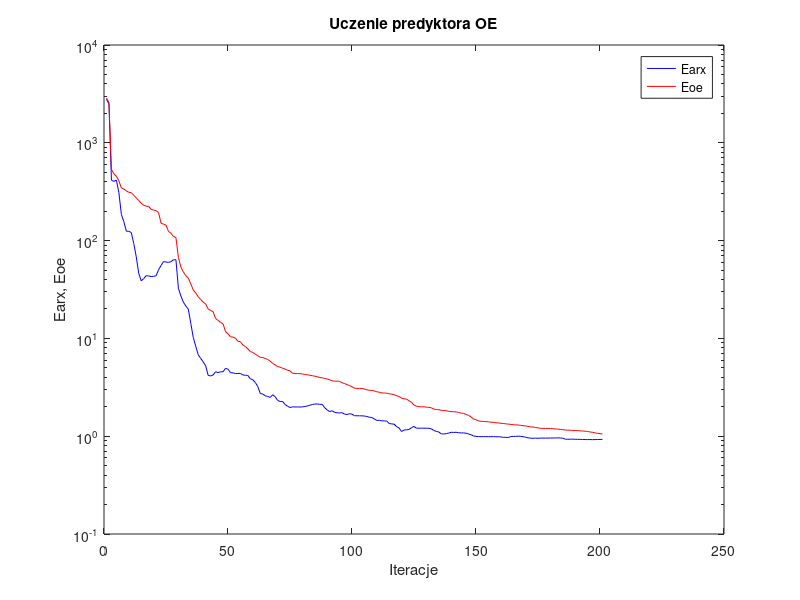
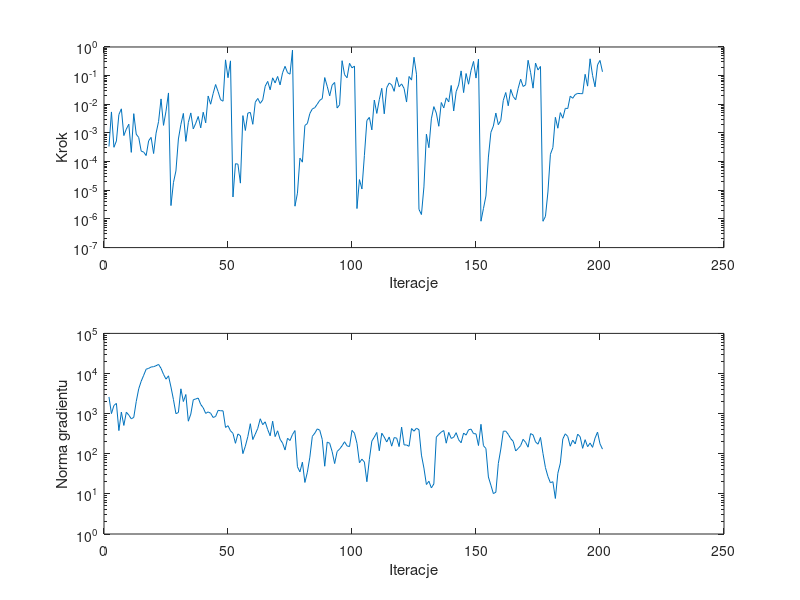

Write the MATLAB code that produced these figures, in order.
%uczenie predyktora oe
clear all;
n=0; farx(n+1)=2.795513e+003; foe(n+1)=2.864256e+003; wspucz(n+1)=0.000000e+000; ng(n+1)=0.000000e+000;
%odnowa zmiennej metryki
n=1; farx(n+1)=2.487820e+003; foe(n+1)=2.583068e+003; krok(n+1)=3.365951e-004; ng(n+1)=2.610829e+003;
n=2; farx(n+1)=4.146290e+002; foe(n+1)=5.328950e+002; krok(n+1)=5.414124e-003; ng(n+1)=1.001875e+003;
n=3; farx(n+1)=4.031729e+002; foe(n+1)=4.814458e+002; krok(n+1)=3.163070e-004; ng(n+1)=1.600933e+003;
n=4; farx(n+1)=4.155116e+002; foe(n+1)=4.538891e+002; krok(n+1)=5.252174e-004; ng(n+1)=1.801165e+003;
n=5; farx(n+1)=3.092473e+002; foe(n+1)=4.091931e+002; krok(n+1)=4.375565e-003; ng(n+1)=3.780821e+002;
n=6; farx(n+1)=1.852100e+002; foe(n+1)=3.447308e+002; krok(n+1)=6.947618e-003; ng(n+1)=1.094094e+003;
n=7; farx(n+1)=1.560894e+002; foe(n+1)=3.374380e+002; krok(n+1)=8.100612e-004; ng(n+1)=5.081140e+002;
n=8; farx(n+1)=1.247750e+002; foe(n+1)=3.223399e+002; krok(n+1)=1.364485e-003; ng(n+1)=1.084399e+003;
n=9; farx(n+1)=1.245293e+002; foe(n+1)=3.116008e+002; krok(n+1)=2.021905e-003; ng(n+1)=9.198396e+002;
n=10; farx(n+1)=1.209909e+002; foe(n+1)=3.094282e+002; krok(n+1)=2.102269e-004; ng(n+1)=7.427844e+002;
n=11; farx(n+1)=9.323635e+001; foe(n+1)=2.907362e+002; krok(n+1)=4.714228e-003; ng(n+1)=8.069154e+002;
n=12; farx(n+1)=6.845208e+001; foe(n+1)=2.734303e+002; krok(n+1)=9.053002e-004; ng(n+1)=2.007590e+003;
n=13; farx(n+1)=4.627380e+001; foe(n+1)=2.568927e+002; krok(n+1)=6.935224e-004; ng(n+1)=4.162402e+003;
n=14; farx(n+1)=3.883673e+001; foe(n+1)=2.411222e+002; krok(n+1)=2.326282e-004; ng(n+1)=6.420078e+003;
n=15; farx(n+1)=4.078311e+001; foe(n+1)=2.296432e+002; krok(n+1)=2.151397e-004; ng(n+1)=9.038430e+003;
n=16; farx(n+1)=4.383188e+001; foe(n+1)=2.251890e+002; krok(n+1)=1.629540e-004; ng(n+1)=1.281734e+004;
n=17; farx(n+1)=4.352808e+001; foe(n+1)=2.234401e+002; krok(n+1)=5.333277e-004; ng(n+1)=1.341790e+004;
n=18; farx(n+1)=4.290078e+001; foe(n+1)=2.086230e+002; krok(n+1)=7.010405e-004; ng(n+1)=1.454745e+004;
n=19; farx(n+1)=4.315184e+001; foe(n+1)=2.054769e+002; krok(n+1)=1.915864e-004; ng(n+1)=1.479340e+004;
n=20; farx(n+1)=4.363690e+001; foe(n+1)=2.020725e+002; krok(n+1)=9.854180e-004; ng(n+1)=1.564032e+004;
n=21; farx(n+1)=5.030580e+001; foe(n+1)=1.939697e+002; krok(n+1)=2.500228e-003; ng(n+1)=1.687036e+004;
n=22; farx(n+1)=5.562806e+001; foe(n+1)=1.507913e+002; krok(n+1)=1.542549e-002; ng(n+1)=1.342945e+004;
n=23; farx(n+1)=6.105094e+001; foe(n+1)=1.472313e+002; krok(n+1)=1.841613e-003; ng(n+1)=9.531835e+003;
n=24; farx(n+1)=6.037064e+001; foe(n+1)=1.438424e+002; krok(n+1)=5.767896e-003; ng(n+1)=7.232533e+003;
n=25; farx(n+1)=5.984959e+001; foe(n+1)=1.243713e+002; krok(n+1)=2.490870e-002; ng(n+1)=8.764897e+003;
%odnowa zmiennej metryki
n=26; farx(n+1)=6.090413e+001; foe(n+1)=1.186112e+002; krok(n+1)=2.923378e-006; ng(n+1)=4.600790e+003;
n=27; farx(n+1)=6.372565e+001; foe(n+1)=1.104605e+002; krok(n+1)=1.850942e-005; ng(n+1)=2.242726e+003;
n=28; farx(n+1)=6.371812e+001; foe(n+1)=1.073281e+002; krok(n+1)=4.729405e-005; ng(n+1)=9.987969e+002;
n=29; farx(n+1)=3.256611e+001; foe(n+1)=6.732042e+001; krok(n+1)=6.173058e-004; ng(n+1)=1.066315e+003;
n=30; farx(n+1)=2.719654e+001; foe(n+1)=5.353486e+001; krok(n+1)=1.982946e-003; ng(n+1)=4.152106e+003;
n=31; farx(n+1)=2.348748e+001; foe(n+1)=4.781048e+001; krok(n+1)=4.809146e-003; ng(n+1)=2.001247e+003;
n=32; farx(n+1)=2.142866e+001; foe(n+1)=4.375536e+001; krok(n+1)=5.080539e-004; ng(n+1)=2.997825e+003;
n=33; farx(n+1)=1.991845e+001; foe(n+1)=4.134300e+001; krok(n+1)=2.303305e-003; ng(n+1)=6.476984e+002;
n=34; farx(n+1)=1.423825e+001; foe(n+1)=3.605467e+001; krok(n+1)=5.000456e-003; ng(n+1)=9.735516e+002;
n=35; farx(n+1)=1.020830e+001; foe(n+1)=3.128664e+001; krok(n+1)=1.387045e-003; ng(n+1)=2.216813e+003;
n=36; farx(n+1)=8.297816e+000; foe(n+1)=2.911719e+001; krok(n+1)=2.186130e-003; ng(n+1)=2.324067e+003;
n=37; farx(n+1)=6.798056e+000; foe(n+1)=2.663041e+001; krok(n+1)=3.765398e-003; ng(n+1)=2.443022e+003;
n=38; farx(n+1)=6.247647e+000; foe(n+1)=2.498813e+001; krok(n+1)=1.505777e-003; ng(n+1)=1.690234e+003;
n=39; farx(n+1)=5.749603e+000; foe(n+1)=2.350576e+001; krok(n+1)=5.295103e-003; ng(n+1)=1.402380e+003;
n=40; farx(n+1)=5.238754e+000; foe(n+1)=2.250385e+001; krok(n+1)=2.254077e-003; ng(n+1)=1.013977e+003;
n=41; farx(n+1)=4.185303e+000; foe(n+1)=1.998949e+001; krok(n+1)=1.946507e-002; ng(n+1)=1.104718e+003;
n=42; farx(n+1)=4.131992e+000; foe(n+1)=1.931105e+001; krok(n+1)=1.007231e-002; ng(n+1)=1.022013e+003;
n=43; farx(n+1)=4.223152e+000; foe(n+1)=1.875716e+001; krok(n+1)=2.357847e-002; ng(n+1)=8.020114e+002;
n=44; farx(n+1)=4.559449e+000; foe(n+1)=1.597185e+001; krok(n+1)=4.904612e-002; ng(n+1)=8.503263e+002;
n=45; farx(n+1)=4.474253e+000; foe(n+1)=1.527560e+001; krok(n+1)=2.782508e-002; ng(n+1)=1.205962e+003;
n=46; farx(n+1)=4.554938e+000; foe(n+1)=1.459204e+001; krok(n+1)=1.450364e-002; ng(n+1)=1.180943e+003;
n=47; farx(n+1)=4.556551e+000; foe(n+1)=1.411600e+001; krok(n+1)=1.281894e-002; ng(n+1)=1.175312e+003;
n=48; farx(n+1)=4.947820e+000; foe(n+1)=1.174900e+001; krok(n+1)=3.556863e-001; ng(n+1)=4.529224e+002;
n=49; farx(n+1)=4.839884e+000; foe(n+1)=1.115674e+001; krok(n+1)=8.475198e-002; ng(n+1)=5.008087e+002;
n=50; farx(n+1)=4.466956e+000; foe(n+1)=1.037916e+001; krok(n+1)=3.278985e-001; ng(n+1)=3.740031e+002;
%odnowa zmiennej metryki
n=51; farx(n+1)=4.442270e+000; foe(n+1)=1.031790e+001; krok(n+1)=5.834398e-006; ng(n+1)=3.229464e+002;
n=52; farx(n+1)=4.371571e+000; foe(n+1)=1.007254e+001; krok(n+1)=8.459568e-005; ng(n+1)=1.823730e+002;
n=53; farx(n+1)=4.376805e+000; foe(n+1)=9.343557e+000; krok(n+1)=8.147519e-005; ng(n+1)=3.119133e+002;
n=54; farx(n+1)=4.389464e+000; foe(n+1)=9.248336e+000; krok(n+1)=1.775984e-005; ng(n+1)=2.811503e+002;
n=55; farx(n+1)=4.229794e+000; foe(n+1)=8.567439e+000; krok(n+1)=4.027729e-003; ng(n+1)=1.008204e+002;
n=56; farx(n+1)=4.200277e+000; foe(n+1)=8.251151e+000; krok(n+1)=1.220049e-003; ng(n+1)=1.546901e+002;
n=57; farx(n+1)=4.182102e+000; foe(n+1)=7.823716e+000; krok(n+1)=4.935931e-003; ng(n+1)=2.687289e+002;
n=58; farx(n+1)=3.866284e+000; foe(n+1)=7.344420e+000; krok(n+1)=5.214527e-003; ng(n+1)=5.609681e+002;
n=59; farx(n+1)=3.777156e+000; foe(n+1)=7.179822e+000; krok(n+1)=2.004465e-003; ng(n+1)=2.260525e+002;
n=60; farx(n+1)=3.547347e+000; foe(n+1)=6.907082e+000; krok(n+1)=1.183052e-002; ng(n+1)=3.084306e+002;
n=61; farx(n+1)=3.227106e+000; foe(n+1)=6.654567e+000; krok(n+1)=1.601914e-002; ng(n+1)=4.293002e+002;
n=62; farx(n+1)=2.735877e+000; foe(n+1)=6.404166e+000; krok(n+1)=1.078150e-002; ng(n+1)=7.447627e+002;
n=63; farx(n+1)=2.700438e+000; foe(n+1)=6.374437e+000; krok(n+1)=1.423801e-002; ng(n+1)=5.305177e+002;
n=64; farx(n+1)=2.591291e+000; foe(n+1)=6.233294e+000; krok(n+1)=4.284718e-002; ng(n+1)=6.254587e+002;
n=65; farx(n+1)=2.548918e+000; foe(n+1)=6.096668e+000; krok(n+1)=6.306675e-002; ng(n+1)=4.015892e+002;
n=66; farx(n+1)=2.492174e+000; foe(n+1)=5.862192e+000; krok(n+1)=3.209254e-002; ng(n+1)=2.806157e+002;
n=67; farx(n+1)=2.653246e+000; foe(n+1)=5.555019e+000; krok(n+1)=8.388517e-002; ng(n+1)=6.483775e+002;
n=68; farx(n+1)=2.538960e+000; foe(n+1)=5.357114e+000; krok(n+1)=5.576355e-002; ng(n+1)=2.677382e+002;
n=69; farx(n+1)=2.323796e+000; foe(n+1)=5.157127e+000; krok(n+1)=9.373676e-002; ng(n+1)=3.731018e+002;
n=70; farx(n+1)=2.265344e+000; foe(n+1)=5.085886e+000; krok(n+1)=4.757597e-002; ng(n+1)=2.297825e+002;
n=71; farx(n+1)=2.263222e+000; foe(n+1)=4.957699e+000; krok(n+1)=1.261335e-001; ng(n+1)=1.845307e+002;
n=72; farx(n+1)=2.113837e+000; foe(n+1)=4.858637e+000; krok(n+1)=2.114442e-001; ng(n+1)=1.240607e+002;
n=73; farx(n+1)=2.025870e+000; foe(n+1)=4.731059e+000; krok(n+1)=1.269153e-001; ng(n+1)=2.433814e+002;
n=74; farx(n+1)=1.966083e+000; foe(n+1)=4.651717e+000; krok(n+1)=1.125137e-001; ng(n+1)=2.136097e+002;
n=75; farx(n+1)=1.995587e+000; foe(n+1)=4.407682e+000; krok(n+1)=7.771907e-001; ng(n+1)=3.017820e+002;
%odnowa zmiennej metryki
n=76; farx(n+1)=1.990825e+000; foe(n+1)=4.370576e+000; krok(n+1)=2.785262e-006; ng(n+1)=3.783460e+002;
n=77; farx(n+1)=1.989946e+000; foe(n+1)=4.369129e+000; krok(n+1)=7.938342e-006; ng(n+1)=4.742711e+001;
n=78; farx(n+1)=1.988018e+000; foe(n+1)=4.360155e+000; krok(n+1)=1.323135e-004; ng(n+1)=3.539904e+001;
n=79; farx(n+1)=1.992991e+000; foe(n+1)=4.332254e+000; krok(n+1)=9.579321e-005; ng(n+1)=6.167004e+001;
n=80; farx(n+1)=2.013149e+000; foe(n+1)=4.279312e+000; krok(n+1)=1.830478e-003; ng(n+1)=1.926716e+001;
n=81; farx(n+1)=2.035512e+000; foe(n+1)=4.243314e+000; krok(n+1)=2.132304e-003; ng(n+1)=3.471573e+001;
n=82; farx(n+1)=2.074354e+000; foe(n+1)=4.196370e+000; krok(n+1)=4.776032e-003; ng(n+1)=8.210067e+001;
n=83; farx(n+1)=2.109154e+000; foe(n+1)=4.154051e+000; krok(n+1)=6.905382e-003; ng(n+1)=2.715907e+002;
n=84; farx(n+1)=2.131325e+000; foe(n+1)=4.108765e+000; krok(n+1)=7.626318e-003; ng(n+1)=3.255885e+002;
n=85; farx(n+1)=2.136718e+000; foe(n+1)=4.054067e+000; krok(n+1)=1.012568e-002; ng(n+1)=4.170530e+002;
n=86; farx(n+1)=2.116074e+000; foe(n+1)=3.980582e+000; krok(n+1)=1.378623e-002; ng(n+1)=3.857034e+002;
n=87; farx(n+1)=2.117799e+000; foe(n+1)=3.955388e+000; krok(n+1)=1.576669e-002; ng(n+1)=2.276474e+002;
n=88; farx(n+1)=1.952525e+000; foe(n+1)=3.897360e+000; krok(n+1)=8.569436e-002; ng(n+1)=4.890765e+001;
n=89; farx(n+1)=1.855169e+000; foe(n+1)=3.843486e+000; krok(n+1)=4.254539e-002; ng(n+1)=1.952647e+002;
n=90; farx(n+1)=1.786010e+000; foe(n+1)=3.783309e+000; krok(n+1)=1.974372e-002; ng(n+1)=1.824062e+002;
n=91; farx(n+1)=1.820076e+000; foe(n+1)=3.685407e+000; krok(n+1)=4.663645e-002; ng(n+1)=1.127892e+002;
n=92; farx(n+1)=1.750952e+000; foe(n+1)=3.654926e+000; krok(n+1)=5.793922e-002; ng(n+1)=5.697057e+001;
n=93; farx(n+1)=1.735852e+000; foe(n+1)=3.647942e+000; krok(n+1)=7.409251e-003; ng(n+1)=1.137586e+002;
n=94; farx(n+1)=1.728530e+000; foe(n+1)=3.643254e+000; krok(n+1)=9.618292e-003; ng(n+1)=1.310068e+002;
n=95; farx(n+1)=1.739438e+000; foe(n+1)=3.515641e+000; krok(n+1)=3.321888e-001; ng(n+1)=1.582816e+002;
n=96; farx(n+1)=1.681952e+000; foe(n+1)=3.456730e+000; krok(n+1)=1.081188e-001; ng(n+1)=1.992383e+002;
n=97; farx(n+1)=1.665772e+000; foe(n+1)=3.364689e+000; krok(n+1)=8.430727e-002; ng(n+1)=1.570042e+002;
n=98; farx(n+1)=1.699454e+000; foe(n+1)=3.294889e+000; krok(n+1)=2.688700e-001; ng(n+1)=1.511296e+002;
n=99; farx(n+1)=1.679862e+000; foe(n+1)=3.205537e+000; krok(n+1)=1.872762e-001; ng(n+1)=3.830086e+002;
n=100; farx(n+1)=1.618794e+000; foe(n+1)=3.091996e+000; krok(n+1)=2.152723e-001; ng(n+1)=3.247918e+002;
%odnowa zmiennej metryki
n=101; farx(n+1)=1.618286e+000; foe(n+1)=3.084336e+000; krok(n+1)=2.301869e-006; ng(n+1)=1.820921e+002;
n=102; farx(n+1)=1.616853e+000; foe(n+1)=3.079731e+000; krok(n+1)=2.360381e-005; ng(n+1)=5.982698e+001;
n=103; farx(n+1)=1.614453e+000; foe(n+1)=3.075757e+000; krok(n+1)=1.109569e-005; ng(n+1)=7.333222e+001;
n=104; farx(n+1)=1.608105e+000; foe(n+1)=3.039447e+000; krok(n+1)=1.654388e-004; ng(n+1)=6.209450e+001;
n=105; farx(n+1)=1.589224e+000; foe(n+1)=2.981844e+000; krok(n+1)=2.722891e-003; ng(n+1)=2.009558e+001;
n=106; farx(n+1)=1.563150e+000; foe(n+1)=2.950101e+000; krok(n+1)=3.499183e-003; ng(n+1)=7.246068e+001;
n=107; farx(n+1)=1.552057e+000; foe(n+1)=2.940079e+000; krok(n+1)=1.280854e-003; ng(n+1)=2.065120e+002;
n=108; farx(n+1)=1.501125e+000; foe(n+1)=2.903799e+000; krok(n+1)=1.406421e-002; ng(n+1)=2.612887e+002;
n=109; farx(n+1)=1.450492e+000; foe(n+1)=2.848432e+000; krok(n+1)=4.801295e-003; ng(n+1)=3.397293e+002;
n=110; farx(n+1)=1.453705e+000; foe(n+1)=2.817492e+000; krok(n+1)=1.448480e-002; ng(n+1)=1.187999e+002;
n=111; farx(n+1)=1.434575e+000; foe(n+1)=2.769794e+000; krok(n+1)=3.616714e-002; ng(n+1)=3.254530e+002;
n=112; farx(n+1)=1.436002e+000; foe(n+1)=2.764266e+000; krok(n+1)=4.664313e-003; ng(n+1)=2.601865e+002;
n=113; farx(n+1)=1.426919e+000; foe(n+1)=2.754672e+000; krok(n+1)=3.809184e-002; ng(n+1)=1.964317e+002;
n=114; farx(n+1)=1.349371e+000; foe(n+1)=2.718034e+000; krok(n+1)=5.536703e-002; ng(n+1)=2.619351e+002;
n=115; farx(n+1)=1.335157e+000; foe(n+1)=2.688978e+000; krok(n+1)=4.756755e-002; ng(n+1)=1.546965e+002;
n=116; farx(n+1)=1.328342e+000; foe(n+1)=2.654985e+000; krok(n+1)=2.835564e-002; ng(n+1)=2.525364e+002;
n=117; farx(n+1)=1.252178e+000; foe(n+1)=2.590128e+000; krok(n+1)=8.693674e-002; ng(n+1)=2.463448e+002;
n=118; farx(n+1)=1.211054e+000; foe(n+1)=2.549130e+000; krok(n+1)=4.095813e-002; ng(n+1)=1.508857e+002;
n=119; farx(n+1)=1.116534e+000; foe(n+1)=2.448449e+000; krok(n+1)=5.157588e-002; ng(n+1)=4.616136e+002;
n=120; farx(n+1)=1.155612e+000; foe(n+1)=2.409479e+000; krok(n+1)=3.571281e-002; ng(n+1)=1.662367e+002;
n=121; farx(n+1)=1.163471e+000; foe(n+1)=2.393000e+000; krok(n+1)=1.199953e-002; ng(n+1)=1.654758e+002;
n=122; farx(n+1)=1.171557e+000; foe(n+1)=2.306079e+000; krok(n+1)=9.349969e-002; ng(n+1)=1.532946e+002;
n=123; farx(n+1)=1.222027e+000; foe(n+1)=2.217832e+000; krok(n+1)=6.995615e-002; ng(n+1)=4.250071e+002;
n=124; farx(n+1)=1.259108e+000; foe(n+1)=2.085942e+000; krok(n+1)=4.385923e-001; ng(n+1)=3.648027e+002;
n=125; farx(n+1)=1.207356e+000; foe(n+1)=2.025167e+000; krok(n+1)=1.124683e-001; ng(n+1)=4.343141e+002;
%odnowa zmiennej metryki
n=126; farx(n+1)=1.207502e+000; foe(n+1)=2.000996e+000; krok(n+1)=2.158092e-006; ng(n+1)=3.961435e+002;
n=127; farx(n+1)=1.207690e+000; foe(n+1)=1.999890e+000; krok(n+1)=1.424062e-006; ng(n+1)=9.250269e+001;
n=128; farx(n+1)=1.208422e+000; foe(n+1)=1.997803e+000; krok(n+1)=1.308609e-005; ng(n+1)=4.397543e+001;
n=129; farx(n+1)=1.206845e+000; foe(n+1)=1.980239e+000; krok(n+1)=9.053002e-004; ng(n+1)=1.711934e+001;
n=130; farx(n+1)=1.204142e+000; foe(n+1)=1.973572e+000; krok(n+1)=3.063017e-004; ng(n+1)=2.064870e+001;
n=131; farx(n+1)=1.189780e+000; foe(n+1)=1.952233e+000; krok(n+1)=3.111744e-003; ng(n+1)=1.409945e+001;
n=132; farx(n+1)=1.145268e+000; foe(n+1)=1.893367e+000; krok(n+1)=8.300976e-003; ng(n+1)=1.770103e+001;
n=133; farx(n+1)=1.119099e+000; foe(n+1)=1.875211e+000; krok(n+1)=4.944619e-003; ng(n+1)=2.603739e+002;
n=134; farx(n+1)=1.104300e+000; foe(n+1)=1.866470e+000; krok(n+1)=1.713514e-003; ng(n+1)=3.044225e+002;
n=135; farx(n+1)=1.055762e+000; foe(n+1)=1.838437e+000; krok(n+1)=1.153579e-002; ng(n+1)=3.470939e+002;
n=136; farx(n+1)=1.053147e+000; foe(n+1)=1.829718e+000; krok(n+1)=7.479896e-003; ng(n+1)=3.793196e+002;
n=137; farx(n+1)=1.061762e+000; foe(n+1)=1.819773e+000; krok(n+1)=1.676647e-002; ng(n+1)=1.834098e+002;
n=138; farx(n+1)=1.074910e+000; foe(n+1)=1.798529e+000; krok(n+1)=1.216238e-002; ng(n+1)=3.409083e+002;
n=139; farx(n+1)=1.096869e+000; foe(n+1)=1.781443e+000; krok(n+1)=4.544795e-002; ng(n+1)=2.413642e+002;
n=140; farx(n+1)=1.092446e+000; foe(n+1)=1.779395e+000; krok(n+1)=5.858547e-003; ng(n+1)=2.573140e+002;
n=141; farx(n+1)=1.096735e+000; foe(n+1)=1.773010e+000; krok(n+1)=2.768352e-002; ng(n+1)=3.350104e+002;
n=142; farx(n+1)=1.086028e+000; foe(n+1)=1.751442e+000; krok(n+1)=4.732206e-002; ng(n+1)=2.233664e+002;
n=143; farx(n+1)=1.079144e+000; foe(n+1)=1.721038e+000; krok(n+1)=1.464036e-001; ng(n+1)=1.879603e+002;
n=144; farx(n+1)=1.081781e+000; foe(n+1)=1.712921e+000; krok(n+1)=2.563788e-002; ng(n+1)=3.282634e+002;
n=145; farx(n+1)=1.071668e+000; foe(n+1)=1.661942e+000; krok(n+1)=1.186921e-001; ng(n+1)=2.913897e+002;
n=146; farx(n+1)=1.054650e+000; foe(n+1)=1.636342e+000; krok(n+1)=5.019954e-002; ng(n+1)=3.958461e+002;
n=147; farx(n+1)=1.035026e+000; foe(n+1)=1.573523e+000; krok(n+1)=1.522124e-001; ng(n+1)=4.111382e+002;
n=148; farx(n+1)=1.004834e+000; foe(n+1)=1.500597e+000; krok(n+1)=3.134036e-001; ng(n+1)=3.180546e+002;
n=149; farx(n+1)=9.969875e-001; foe(n+1)=1.471391e+000; krok(n+1)=8.219922e-002; ng(n+1)=3.132514e+002;
n=150; farx(n+1)=9.903311e-001; foe(n+1)=1.434698e+000; krok(n+1)=3.791860e-001; ng(n+1)=1.602874e+002;
%odnowa zmiennej metryki
n=151; farx(n+1)=9.900033e-001; foe(n+1)=1.419399e+000; krok(n+1)=8.331818e-007; ng(n+1)=5.422409e+002;
n=152; farx(n+1)=9.899061e-001; foe(n+1)=1.415239e+000; krok(n+1)=2.297247e-006; ng(n+1)=1.592894e+002;
n=153; farx(n+1)=9.905441e-001; foe(n+1)=1.408315e+000; krok(n+1)=6.325379e-006; ng(n+1)=1.349566e+002;
n=154; farx(n+1)=9.894877e-001; foe(n+1)=1.403583e+000; krok(n+1)=1.442347e-004; ng(n+1)=2.635843e+001;
n=155; farx(n+1)=9.891111e-001; foe(n+1)=1.390260e+000; krok(n+1)=1.047362e-003; ng(n+1)=1.647674e+001;
n=156; farx(n+1)=9.900210e-001; foe(n+1)=1.386307e+000; krok(n+1)=1.737584e-003; ng(n+1)=1.017809e+001;
n=157; farx(n+1)=9.876916e-001; foe(n+1)=1.372905e+000; krok(n+1)=4.949772e-003; ng(n+1)=1.098745e+001;
n=158; farx(n+1)=9.874801e-001; foe(n+1)=1.365733e+000; krok(n+1)=1.940831e-003; ng(n+1)=5.724776e+001;
n=159; farx(n+1)=9.844329e-001; foe(n+1)=1.355678e+000; krok(n+1)=2.739044e-003; ng(n+1)=1.308301e+002;
n=160; farx(n+1)=9.737436e-001; foe(n+1)=1.348684e+000; krok(n+1)=1.370811e-002; ng(n+1)=3.642093e+002;
n=161; farx(n+1)=9.731211e-001; foe(n+1)=1.337569e+000; krok(n+1)=2.578794e-002; ng(n+1)=3.663528e+002;
n=162; farx(n+1)=9.688942e-001; foe(n+1)=1.330166e+000; krok(n+1)=8.891335e-003; ng(n+1)=3.048508e+002;
n=163; farx(n+1)=9.910715e-001; foe(n+1)=1.320172e+000; krok(n+1)=3.300845e-002; ng(n+1)=2.377577e+002;
n=164; farx(n+1)=9.951571e-001; foe(n+1)=1.311152e+000; krok(n+1)=1.863402e-002; ng(n+1)=2.034595e+002;
n=165; farx(n+1)=9.952663e-001; foe(n+1)=1.305752e+000; krok(n+1)=1.438335e-002; ng(n+1)=1.172448e+002;
n=166; farx(n+1)=1.001916e+000; foe(n+1)=1.302336e+000; krok(n+1)=3.598781e-002; ng(n+1)=1.353741e+002;
n=167; farx(n+1)=9.959410e-001; foe(n+1)=1.291085e+000; krok(n+1)=7.533713e-002; ng(n+1)=1.600895e+002;
n=168; farx(n+1)=9.899386e-001; foe(n+1)=1.283287e+000; krok(n+1)=4.175576e-002; ng(n+1)=2.292469e+002;
n=169; farx(n+1)=9.757188e-001; foe(n+1)=1.274242e+000; krok(n+1)=4.784719e-002; ng(n+1)=1.923620e+002;
n=170; farx(n+1)=9.636411e-001; foe(n+1)=1.259977e+000; krok(n+1)=3.435737e-001; ng(n+1)=1.457468e+002;
n=171; farx(n+1)=9.552815e-001; foe(n+1)=1.246006e+000; krok(n+1)=1.306634e-001; ng(n+1)=3.178856e+002;
n=172; farx(n+1)=9.515847e-001; foe(n+1)=1.242277e+000; krok(n+1)=3.661089e-002; ng(n+1)=2.954262e+002;
n=173; farx(n+1)=9.555683e-001; foe(n+1)=1.227761e+000; krok(n+1)=2.745822e-001; ng(n+1)=1.981016e+002;
n=174; farx(n+1)=9.517664e-001; foe(n+1)=1.217916e+000; krok(n+1)=1.578639e-001; ng(n+1)=1.730936e+002;
n=175; farx(n+1)=9.565748e-001; foe(n+1)=1.203040e+000; krok(n+1)=2.089206e-001; ng(n+1)=2.552483e+002;
%odnowa zmiennej metryki
n=176; farx(n+1)=9.565105e-001; foe(n+1)=1.202526e+000; krok(n+1)=8.298768e-007; ng(n+1)=1.022104e+002;
n=177; farx(n+1)=9.565038e-001; foe(n+1)=1.202371e+000; krok(n+1)=1.225769e-006; ng(n+1)=4.510792e+001;
n=178; farx(n+1)=9.567356e-001; foe(n+1)=1.201921e+000; krok(n+1)=8.718949e-006; ng(n+1)=2.715725e+001;
n=179; farx(n+1)=9.576018e-001; foe(n+1)=1.199047e+000; krok(n+1)=1.802468e-004; ng(n+1)=1.896570e+001;
n=180; farx(n+1)=9.589414e-001; foe(n+1)=1.193467e+000; krok(n+1)=3.079053e-004; ng(n+1)=2.012925e+001;
n=181; farx(n+1)=9.597769e-001; foe(n+1)=1.184622e+000; krok(n+1)=3.516052e-003; ng(n+1)=7.681477e+000;
n=182; farx(n+1)=9.609620e-001; foe(n+1)=1.181817e+000; krok(n+1)=1.463096e-003; ng(n+1)=3.259115e+001;
n=183; farx(n+1)=9.600113e-001; foe(n+1)=1.172181e+000; krok(n+1)=5.119766e-003; ng(n+1)=5.817822e+001;
n=184; farx(n+1)=9.542194e-001; foe(n+1)=1.167570e+000; krok(n+1)=3.264384e-003; ng(n+1)=2.332905e+002;
n=185; farx(n+1)=9.323108e-001; foe(n+1)=1.156001e+000; krok(n+1)=7.251821e-003; ng(n+1)=3.139780e+002;
n=186; farx(n+1)=9.299628e-001; foe(n+1)=1.153033e+000; krok(n+1)=7.117955e-003; ng(n+1)=2.694196e+002;
n=187; farx(n+1)=9.326791e-001; foe(n+1)=1.151263e+000; krok(n+1)=1.922414e-002; ng(n+1)=1.541572e+002;
n=188; farx(n+1)=9.328542e-001; foe(n+1)=1.146940e+000; krok(n+1)=1.625772e-002; ng(n+1)=2.188604e+002;
n=189; farx(n+1)=9.298696e-001; foe(n+1)=1.143526e+000; krok(n+1)=2.183177e-002; ng(n+1)=1.762256e+002;
n=190; farx(n+1)=9.291607e-001; foe(n+1)=1.139955e+000; krok(n+1)=2.399905e-002; ng(n+1)=3.081172e+002;
n=191; farx(n+1)=9.278532e-001; foe(n+1)=1.135478e+000; krok(n+1)=2.366103e-002; ng(n+1)=2.655018e+002;
n=192; farx(n+1)=9.265609e-001; foe(n+1)=1.129599e+000; krok(n+1)=2.340953e-002; ng(n+1)=1.365520e+002;
n=193; farx(n+1)=9.244940e-001; foe(n+1)=1.124864e+000; krok(n+1)=1.114169e-001; ng(n+1)=2.242861e+002;
n=194; farx(n+1)=9.233032e-001; foe(n+1)=1.118880e+000; krok(n+1)=4.305393e-002; ng(n+1)=1.501041e+002;
n=195; farx(n+1)=9.242735e-001; foe(n+1)=1.104212e+000; krok(n+1)=3.867248e-001; ng(n+1)=1.849810e+002;
n=196; farx(n+1)=9.219450e-001; foe(n+1)=1.096327e+000; krok(n+1)=1.022485e-001; ng(n+1)=1.443104e+002;
n=197; farx(n+1)=9.235276e-001; foe(n+1)=1.080858e+000; krok(n+1)=4.069805e-002; ng(n+1)=2.454667e+002;
n=198; farx(n+1)=9.245426e-001; foe(n+1)=1.072033e+000; krok(n+1)=2.378132e-001; ng(n+1)=3.465291e+002;
n=199; farx(n+1)=9.270972e-001; foe(n+1)=1.061671e+000; krok(n+1)=3.394051e-001; ng(n+1)=1.767073e+002;
n=200; farx(n+1)=9.275402e-001; foe(n+1)=1.053393e+000; krok(n+1)=1.362955e-001; ng(n+1)=1.304342e+002;

figure; semilogy(farx,'b'); hold on; semilogy(foe,'r'); xlabel('Iteracje'); ylabel('Earx, Eoe'); legend('Earx','Eoe'); title('Uczenie predyktora OE');
figure; subplot(2,1,1); semilogy(krok); xlabel('Iteracje'); ylabel('Krok');
subplot(2,1,2); semilogy(ng); xlabel('Iteracje'); ylabel('Norma gradientu');
Earx=farx(n+1)
Eoe=foe(n+1)
